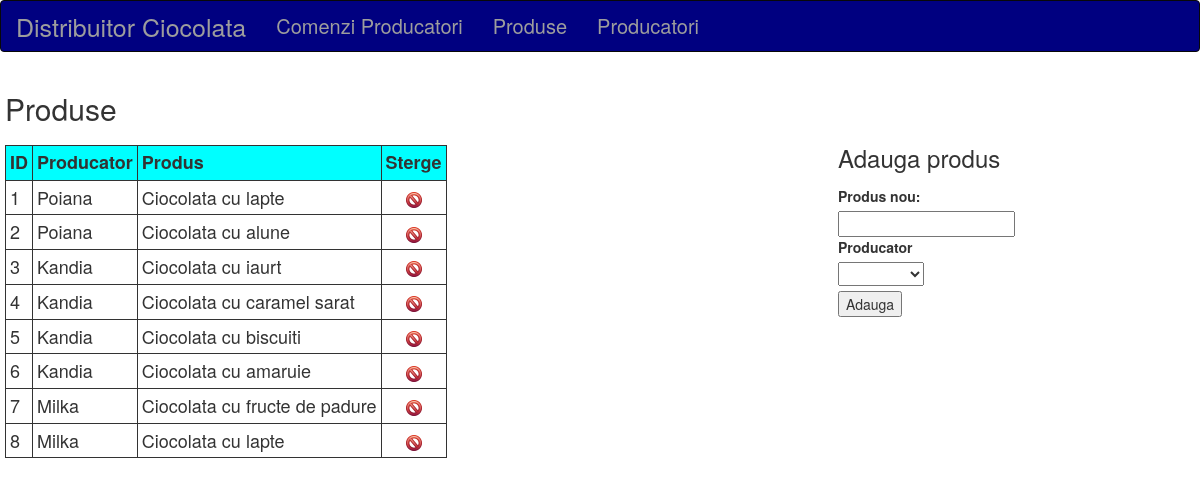
Screenshot of /produse with the database file from the repository.
### date/modele.py (models this page shows, shortened)
class ModelProducatori(db.Model):
    __tablename__ = "producatori"
    id = db.Column(db.Integer, primary_key=True)
    nume = db.Column(db.String(30))
    produse = db.relationship('ModelProduse', backref='producator')

### main/views.py (the view)
@main.route('/produse', methods = ['GET', 'POST'])
def actiuni_produse():
    if "action" in request.values and request.values["action"] == "delete":
        msg = produse.sterge(request.values['id'])
        flash(msg)
    lst_produse = produse.genereaza_date_produse()
    lst_producatori = producatori.genereaza_date_producatori()
    form_produse = FormProduse()
    c = [("", "")]
    c.extend([(pr[0], pr[1]) for pr in lst_producatori])
    form_produse.id_producator.choices = c
    if form_produse.validate_on_submit():
        logger.debug("validate_on_submit = True; date form:")
        logger.debug(f"request.form.values: {request.form.values}")
        logger.debug(f"form_produse.data: {form_produse.data}")
        logger.debug(f"form_produse.id_producator.data: {form_produse.id_producator.data}")
        p_n = produse.adauga(form_produse.id_producator.data, \
            form_produse.nume_produs_nou.data)
        flash("Adaugat produs nou: " + str(p_n) + ". Success")
        return redirect(url_for('.actiuni_produse'))
    else:
        logger.debug(f"validate_on_submit = False;")
        logger.debug(f"request.form.values: {request.form.values}")
        logger.debug(f"form_produse.data: {form_produse.data}")
        logger.debug(f"form_produse.id_producator.data: {form_produse.id_producator.data}")
    return render_template('index.html', page="produse", \
        form = form_produse, \
        produse = lst_produse, \
        producatori = lst_producatori)

### componente/produse.py
class FormProduse(FlaskForm):
    nume_produs_nou = StringField("Produs nou:", \
        [DataRequired(message="Dati numele produsului")])
    id_producator = SelectField("Producator", \
        [DataRequired(message="Selectati numele producatorului")])
    submit = SubmitField("Adauga")
    '''
    def hidden_tag(self):
        super()
    '''

### componente/producatori.py (called while the page is built)
    def genereaza_date_producatori(self, cu_cap_tabel = 0):
        if cu_cap_tabel == 1:
            ret = [["ID", "Producator"]]
        else:
            ret = []
        q = ModelProducatori.query.with_entities(ModelProducatori.id, \
            ModelProducatori.nume)
        logger.debug(f'interogare selectare toti producatorii: {q}')
        for l in q:
            logger.debug(f'{type(l)}, {l}')
            ret.append((l.id, l.nume))
        logger.debug(f'ret = {ret}')
        return ret

### componente/produse.py (called while the page is built)
    def genereaza_date_produse(self, cu_cap_tabel=1):
        ret = [["ID", "Producator", "Produs"]]
        q = ModelProduse.query.all()
        for el in q:
            nume_producator = ModelProducatori.query\
            .filter_by(id=el.id_producator).first().nume
            ret.append([el.id, nume_producator, el.nume])
        return ret

### templates/index.html (shortened to what this page needs)
{% extends "base.html" %}
{% block content %}
<div id=content>
    {% set prima_coloana = 1 %}
    {% if page == "produse" %}
        {% include 'produse.html' %}
    {% endif %}
</div>
{% endblock %}

### templates/base.html (shortened to what this page needs)
{% import "bootstrap/wtf.html" as wtf %}
{% extends "bootstrap/base.html" %}
{% block navbar %}
    <nav class="navbar navbar-expand-lg navbar-inverse" style="background: navy;">
        <a class='navbar-brand' href="/" style="font-size: 25px;">Distribuitor Ciocolata</a>
        <div class="collapse navbar-collapse" id="mynavbar">
            <ul class="nav navbar-nav">
                <li><a href="/comenzi-producatori" style="font-size: 20px;">Comenzi Producatori</a></li>
                <li><a href="/produse" style="font-size: 20px;">Produse</a></li>
                <li><a href="/producatori" style="font-size: 20px;">Producatori</a></li>
            </ul>
        </div>
    </nav>
{% endblock %}
{% block head %}
    {{ super() }}
{% endblock head %}

### templates/produse.html (shortened to what this page needs)
<h2> {{page|title}} </h2>
<section>
    <article>
    <SALUT>
    {% set tabel = produse %}
    {% set activare_stergere = 1%}
    {% set activare_editare = 1 %}
    {% include 'afisare_tabel.html' %}
    </article>
    <aside>
    <form name="form_adauga_produs" method="POST" action="/produse">
    <h3>Adauga produs</h3>
        {{form.nume_produs_nou.label(style="margin-top: 5px")}}<br>
        {{form.nume_produs_nou()}}<br>
        {{form.id_producator.label()}}<br>
        {{form.id_producator()}}<br>
        {{form.submit(style="margin-top: 5px")}}<br>
    </form>
    </aside>
</section>

### templates/afisare_tabel.html
<table>
    <tr style="background: cyan;">
    {% for el in tabel[0] %}
        <th style="border: 1px solid; padding: 4px; font-size: 18px;">{{ el }}</th>
    {% endfor %}
    {% if activare_stergere %}
        <th style="border: 1px solid; padding: 4px; font-size: 18px;">Sterge</th>
    {% endif %}
    </tr>
    {% for i in range(1, tabel|length) %}
    <tr>
        <td style="border: 1px solid; padding: 4px; font-size: 18px;">{{i}}</td>
        {% for j in range(prima_coloana, tabel[i]|length -1) %}
        <td style="border: 1px solid; padding: 4px; font-size: 18px;">{{tabel[i][j]}}</td>
        {% endfor %}
        <td class="{{page}}"
            {% if activare_editare %}
            contenteditable="true"
            {% endif %}
            style="border: 1px solid; padding: 4px; font-size: 18px;"
            id={{tabel[i][0]}}>
            {{tabel[i][tabel[i]|length -1]}}
        </td>
        {% if activare_stergere %}
        <td style="border: 1px solid; padding: 4px; font-size: 18px; text-align: center;">
        <a href="/{{page}}?action=delete&id={{tabel[i][0]}}">
            <img src="{{url_for('static', filename='imagini/edit-delete.png')}}">
        </a>
        </td>
        {% endif %}
    </tr>
    {% endfor %}
</table>

### templates/base.html (style rules this page uses)
#content { margin: 5px; }
article { float: left; padding: 0px; width: 70%; }
section::after { content: ""; display: table; clear: both; }

### rows the page displays
ModelProducatori: nume "Poiana" "Poiana"
ModelProducatori: nume "Kandia" "Kandia" "Kandia" "Kandia"
ModelProducatori: nume "Milka" "Milka"

### other values shown
{{ page|title }} "Produse"
{{ el }} "ID" "Producator" "Produs"
{{ i }} "1" "2" "3" "4" "5" "6" "7" "8"
{{ tabel[i][tabel[i]|length -1] }} "Ciocolata cu lapte" "Ciocolata cu alune" "Ciocolata cu iaurt" "Ciocolata cu caramel sarat" "Ciocolata cu biscuiti" "Ciocolata cu amaruie" "Ciocolata cu fructe de padure" "Ciocolata cu lapte"
